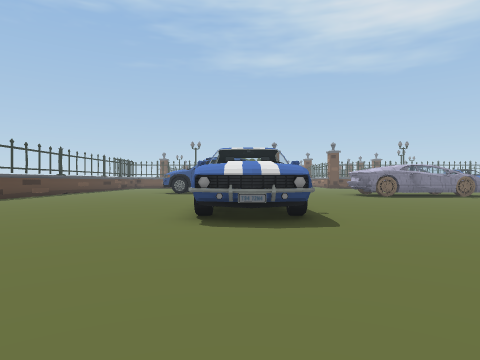
view 1 (above)

24 first-person views from a walk through a Unity game level. The camera is 1.4 m above the floor, looks level and sees 75° across. The floor is counted in squares, 2 m on a side. Each view is taken from the middle of a square. On the plan, view 1 faces up. The plan holds only what a view shows up to about 10 squares ahead; the rest is blank. The place goes on beyond the plan. Some surface patterns are stand-ins.

view 2
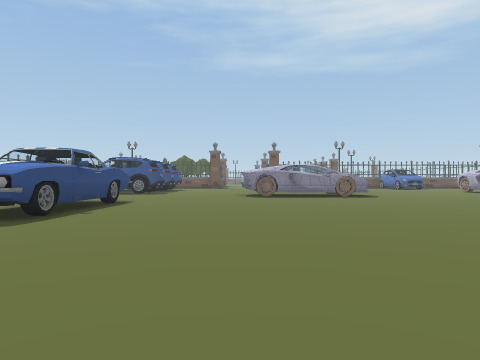

view 3
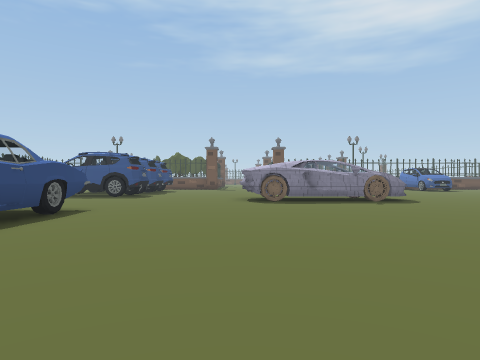

view 4
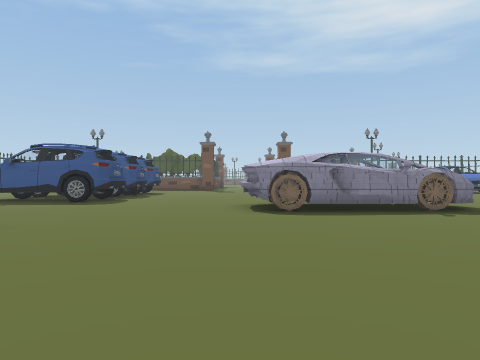

view 5
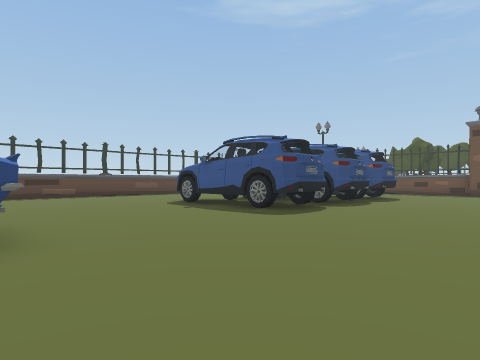

view 6
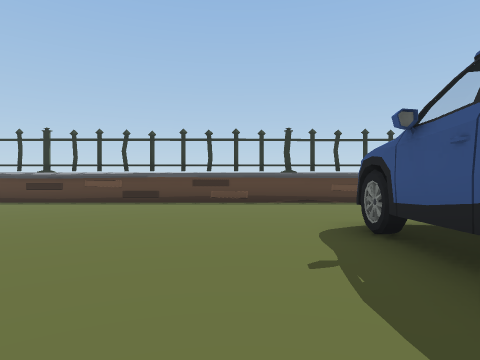

view 7
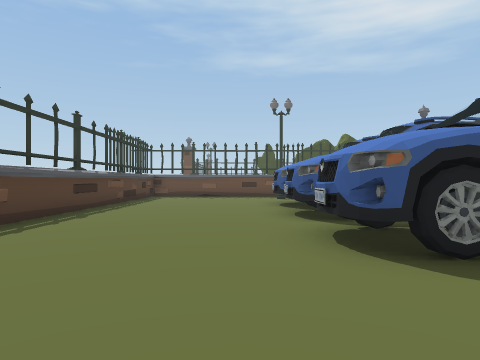

view 8
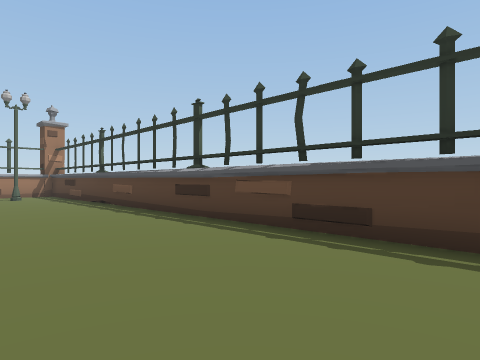

view 9
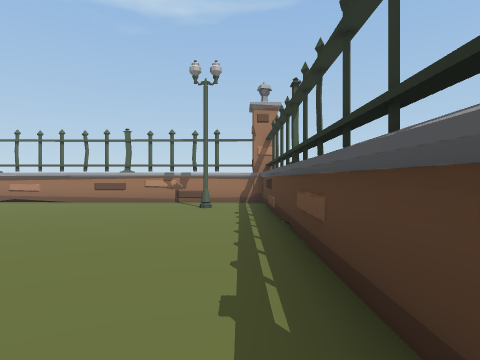

view 10
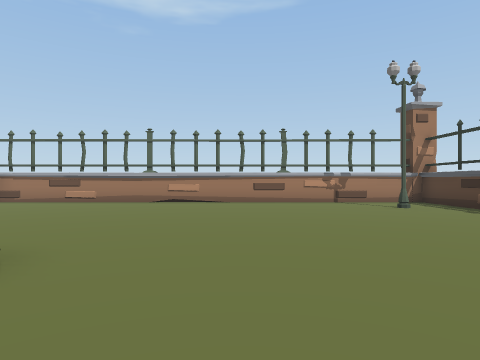

view 11
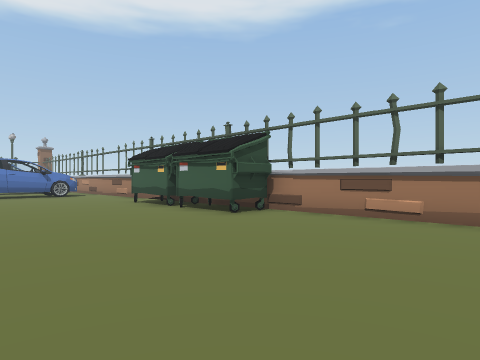

view 12
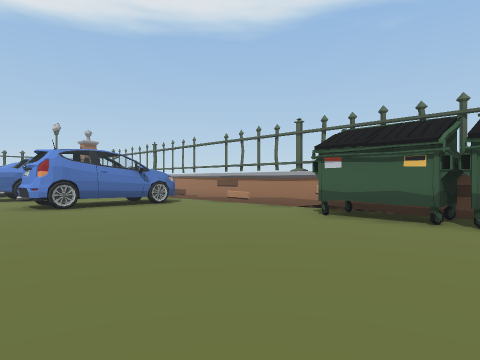

view 13
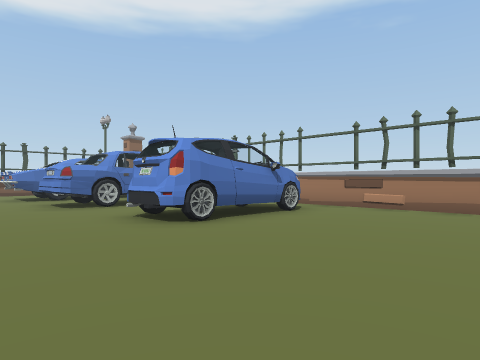

view 14
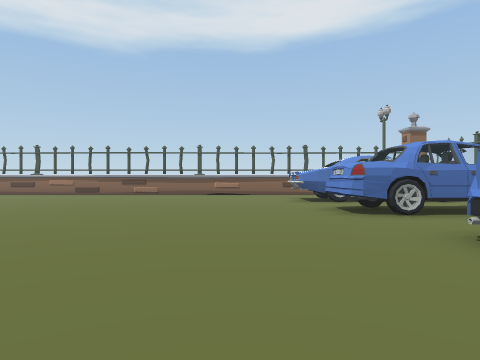

view 15
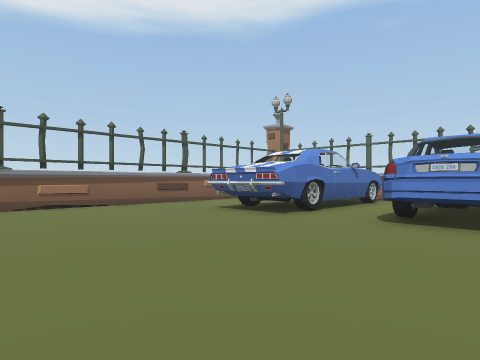

view 16
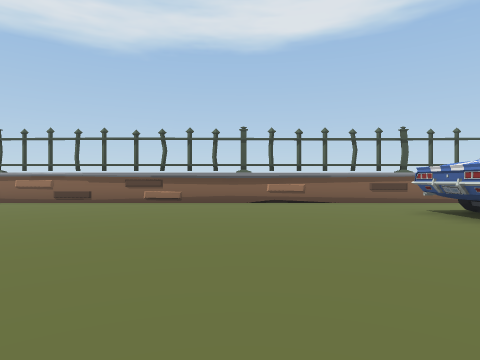

view 17
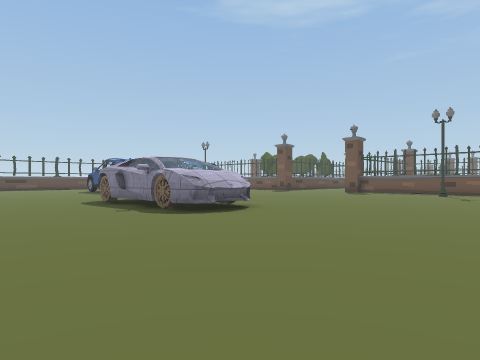

view 18
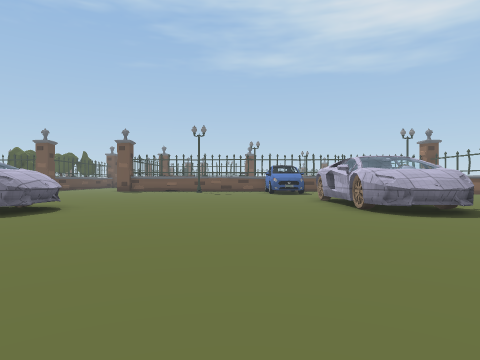

view 19
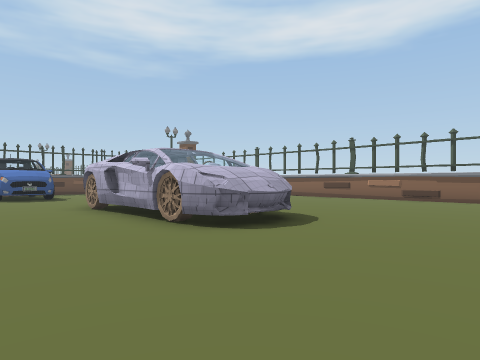

view 20
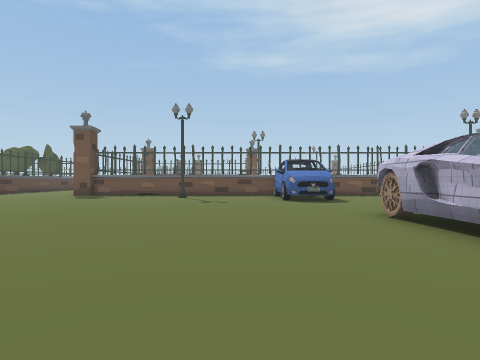

view 21
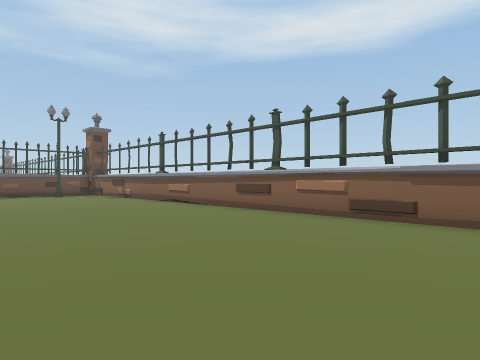

view 22
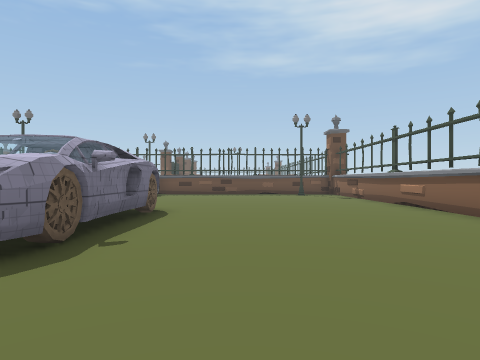

view 23
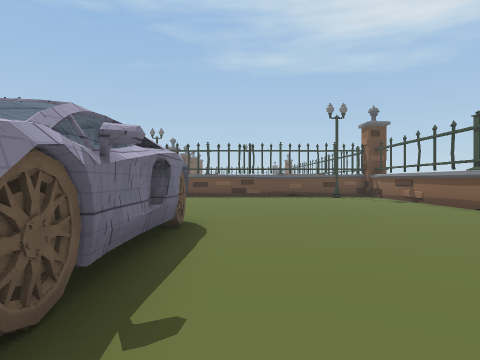

view 24
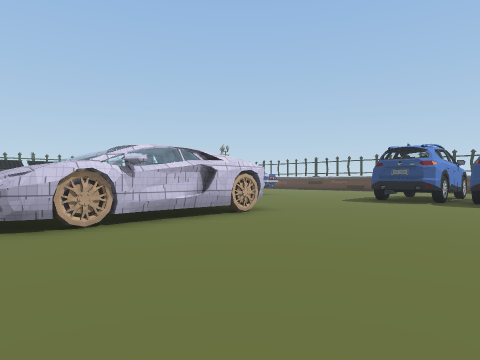

### Floor plan
Key: @ floor where view 1 was taken; # wall or solid block; x gap in a wall; . floor; = window, fence, low wall or low ledge; ^ raised ledge; W wheel; O other object.
Columns run from 9 left of view 1 to 27 right of it. Each row starts with its distance up from view 1.
 22 #....##          .........# ........#
 21 #.....#    ..    ...................#
 20 #....##  #....  ....................#
 19 #....#   #.................. .......#
 18 #..........................W W......#
 17 #....## ##.................###......#
 16 #....#####.................###......#
 15 #..............W##=W.......W W......#
 14 #..............##  #.......W W......#
 13 #..............W##W#........^.......#
 12 #...................................#
 11 #...................................#
 10 #.......  #.........................#
  9 #.......  #.........................#
  8 #.......  #..........  .............#
  7 #.......  #.......... ..............#
  6 #.......###.........................#
  5 #........##.........................#
  4 #...........................#..###..#
  3 #.......................##..##.###..#
  2 #.......................# ..# .#  ..#
  1 #.......................#     .
  0 #.#......@..............#     .#
 -1 #.............OOOOO.....x      #
 -2 #########################

Positions as (right, up) in squares from view 1, and headings:
1: (0, 0), facing up
2: (5, 0), facing up
3: (5, 3), facing up
4: (5, 6), facing up
5: (5, 10), facing up-left
6: (1, 14), facing left
7: (-5, 13), facing up
8: (-5, 13), facing down-left
9: (-8, 8), facing down
10: (-3, 8), facing down
11: (0, 4), facing down-right
12: (6, 5), facing down-right
13: (10, 6), facing down-right
14: (12, 6), facing right
15: (18, 9), facing down-right
16: (17, 8), facing right
17: (16, 9), facing up-left
18: (15, 7), facing up
19: (15, 10), facing up-right
20: (15, 12), facing up
21: (21, 11), facing up-right
22: (22, 11), facing up
23: (21, 13), facing up
24: (11, 20), facing down-left
